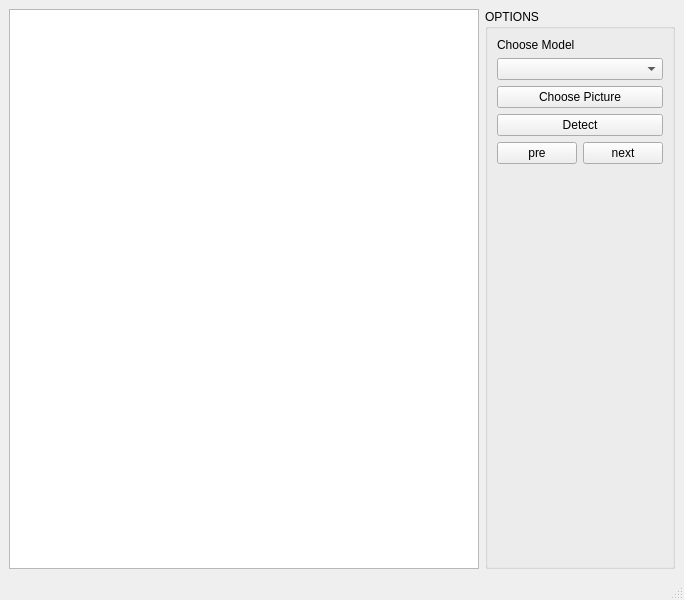
<?xml version="1.0" encoding="UTF-8"?>
<ui version="4.0">
 <class>MainWindow</class>
 <widget class="QMainWindow" name="MainWindow">
  <property name="geometry">
   <rect>
    <x>0</x>
    <y>0</y>
    <width>684</width>
    <height>600</height>
   </rect>
  </property>
  <property name="windowTitle">
   <string>MainWindow</string>
  </property>
  <widget class="QWidget" name="centralwidget">
   <layout class="QHBoxLayout" name="horizontalLayout_2">
    <item>
     <layout class="QHBoxLayout" name="horizontalLayout" stretch="5,2">
      <item>
       <widget class="QGraphicsView" name="graphicsView"/>
      </item>
      <item>
       <widget class="QGroupBox" name="options">
        <property name="sizePolicy">
         <sizepolicy hsizetype="Preferred" vsizetype="Preferred">
          <horstretch>0</horstretch>
          <verstretch>0</verstretch>
         </sizepolicy>
        </property>
        <property name="cursor">
         <cursorShape>ArrowCursor</cursorShape>
        </property>
        <property name="acceptDrops">
         <bool>false</bool>
        </property>
        <property name="title">
         <string>OPTIONS</string>
        </property>
        <layout class="QVBoxLayout" name="verticalLayout_3" stretch="1,1,1,1,1,10">
         <item>
          <widget class="QLabel" name="label">
           <property name="sizePolicy">
            <sizepolicy hsizetype="Preferred" vsizetype="Fixed">
             <horstretch>0</horstretch>
             <verstretch>0</verstretch>
            </sizepolicy>
           </property>
           <property name="text">
            <string>Choose Model</string>
           </property>
          </widget>
         </item>
         <item>
          <widget class="QComboBox" name="model_selector"/>
         </item>
         <item>
          <widget class="QPushButton" name="btn_choose_pic">
           <property name="text">
            <string>Choose Picture</string>
           </property>
          </widget>
         </item>
         <item>
          <widget class="QPushButton" name="btn_detect">
           <property name="text">
            <string>Detect</string>
           </property>
          </widget>
         </item>
         <item>
          <layout class="QHBoxLayout" name="horizontalLayout_4">
           <item>
            <widget class="QPushButton" name="btn_pre">
             <property name="text">
              <string>pre</string>
             </property>
            </widget>
           </item>
           <item>
            <widget class="QPushButton" name="btn_next">
             <property name="text">
              <string>next</string>
             </property>
            </widget>
           </item>
          </layout>
         </item>
         <item>
          <layout class="QVBoxLayout" name="verticalLayout_4">
           <item>
            <spacer name="verticalSpacer">
             <property name="orientation">
              <enum>Qt::Vertical</enum>
             </property>
             <property name="sizeHint" stdset="0">
              <size>
               <width>20</width>
               <height>40</height>
              </size>
             </property>
            </spacer>
           </item>
          </layout>
         </item>
        </layout>
       </widget>
      </item>
     </layout>
    </item>
   </layout>
  </widget>
  <widget class="QMenuBar" name="menubar">
   <property name="geometry">
    <rect>
     <x>0</x>
     <y>0</y>
     <width>684</width>
     <height>20</height>
    </rect>
   </property>
  </widget>
  <widget class="QStatusBar" name="statusbar"/>
 </widget>
 <resources/>
 <connections/>
</ui>
